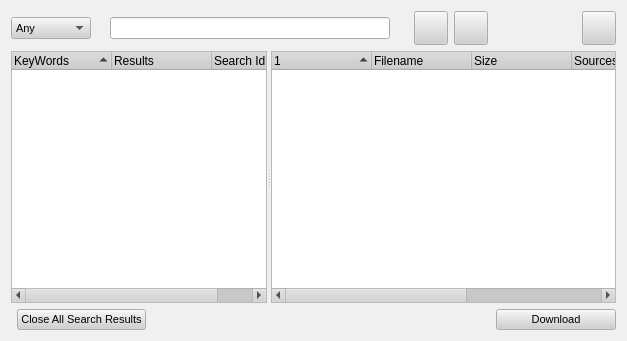
<?xml version="1.0" encoding="UTF-8"?>
<ui version="4.0">
 <class>SearchDialog</class>
 <widget class="QWidget" name="SearchDialog">
  <property name="geometry">
   <rect>
    <x>0</x>
    <y>0</y>
    <width>627</width>
    <height>341</height>
   </rect>
  </property>
  <property name="sizePolicy">
   <sizepolicy hsizetype="Minimum" vsizetype="Minimum">
    <horstretch>1</horstretch>
    <verstretch>1</verstretch>
   </sizepolicy>
  </property>
  <property name="palette">
   <palette>
    <active>
     <colorrole role="WindowText">
      <brush brushstyle="SolidPattern">
       <color alpha="255">
        <red>0</red>
        <green>0</green>
        <blue>0</blue>
       </color>
      </brush>
     </colorrole>
     <colorrole role="Button">
      <brush brushstyle="SolidPattern">
       <color alpha="255">
        <red>208</red>
        <green>208</green>
        <blue>208</blue>
       </color>
      </brush>
     </colorrole>
     <colorrole role="Light">
      <brush brushstyle="SolidPattern">
       <color alpha="255">
        <red>255</red>
        <green>255</green>
        <blue>255</blue>
       </color>
      </brush>
     </colorrole>
     <colorrole role="Midlight">
      <brush brushstyle="SolidPattern">
       <color alpha="255">
        <red>247</red>
        <green>247</green>
        <blue>247</blue>
       </color>
      </brush>
     </colorrole>
     <colorrole role="Dark">
      <brush brushstyle="SolidPattern">
       <color alpha="255">
        <red>104</red>
        <green>104</green>
        <blue>104</blue>
       </color>
      </brush>
     </colorrole>
     <colorrole role="Mid">
      <brush brushstyle="SolidPattern">
       <color alpha="255">
        <red>139</red>
        <green>139</green>
        <blue>139</blue>
       </color>
      </brush>
     </colorrole>
     <colorrole role="Text">
      <brush brushstyle="SolidPattern">
       <color alpha="255">
        <red>0</red>
        <green>0</green>
        <blue>0</blue>
       </color>
      </brush>
     </colorrole>
     <colorrole role="BrightText">
      <brush brushstyle="SolidPattern">
       <color alpha="255">
        <red>255</red>
        <green>255</green>
        <blue>255</blue>
       </color>
      </brush>
     </colorrole>
     <colorrole role="ButtonText">
      <brush brushstyle="SolidPattern">
       <color alpha="255">
        <red>0</red>
        <green>0</green>
        <blue>0</blue>
       </color>
      </brush>
     </colorrole>
     <colorrole role="Base">
      <brush brushstyle="SolidPattern">
       <color alpha="255">
        <red>255</red>
        <green>255</green>
        <blue>255</blue>
       </color>
      </brush>
     </colorrole>
     <colorrole role="Window">
      <brush brushstyle="SolidPattern">
       <color alpha="255">
        <red>240</red>
        <green>240</green>
        <blue>240</blue>
       </color>
      </brush>
     </colorrole>
     <colorrole role="Shadow">
      <brush brushstyle="SolidPattern">
       <color alpha="255">
        <red>0</red>
        <green>0</green>
        <blue>0</blue>
       </color>
      </brush>
     </colorrole>
     <colorrole role="Highlight">
      <brush brushstyle="SolidPattern">
       <color alpha="255">
        <red>0</red>
        <green>0</green>
        <blue>128</blue>
       </color>
      </brush>
     </colorrole>
     <colorrole role="HighlightedText">
      <brush brushstyle="SolidPattern">
       <color alpha="255">
        <red>255</red>
        <green>255</green>
        <blue>255</blue>
       </color>
      </brush>
     </colorrole>
     <colorrole role="Link">
      <brush brushstyle="SolidPattern">
       <color alpha="255">
        <red>0</red>
        <green>0</green>
        <blue>255</blue>
       </color>
      </brush>
     </colorrole>
     <colorrole role="LinkVisited">
      <brush brushstyle="SolidPattern">
       <color alpha="255">
        <red>255</red>
        <green>0</green>
        <blue>255</blue>
       </color>
      </brush>
     </colorrole>
     <colorrole role="AlternateBase">
      <brush brushstyle="SolidPattern">
       <color alpha="255">
        <red>231</red>
        <green>231</green>
        <blue>231</blue>
       </color>
      </brush>
     </colorrole>
    </active>
    <inactive>
     <colorrole role="WindowText">
      <brush brushstyle="SolidPattern">
       <color alpha="255">
        <red>0</red>
        <green>0</green>
        <blue>0</blue>
       </color>
      </brush>
     </colorrole>
     <colorrole role="Button">
      <brush brushstyle="SolidPattern">
       <color alpha="255">
        <red>208</red>
        <green>208</green>
        <blue>208</blue>
       </color>
      </brush>
     </colorrole>
     <colorrole role="Light">
      <brush brushstyle="SolidPattern">
       <color alpha="255">
        <red>255</red>
        <green>255</green>
        <blue>255</blue>
       </color>
      </brush>
     </colorrole>
     <colorrole role="Midlight">
      <brush brushstyle="SolidPattern">
       <color alpha="255">
        <red>247</red>
        <green>247</green>
        <blue>247</blue>
       </color>
      </brush>
     </colorrole>
     <colorrole role="Dark">
      <brush brushstyle="SolidPattern">
       <color alpha="255">
        <red>104</red>
        <green>104</green>
        <blue>104</blue>
       </color>
      </brush>
     </colorrole>
     <colorrole role="Mid">
      <brush brushstyle="SolidPattern">
       <color alpha="255">
        <red>139</red>
        <green>139</green>
        <blue>139</blue>
       </color>
      </brush>
     </colorrole>
     <colorrole role="Text">
      <brush brushstyle="SolidPattern">
       <color alpha="255">
        <red>0</red>
        <green>0</green>
        <blue>0</blue>
       </color>
      </brush>
     </colorrole>
     <colorrole role="BrightText">
      <brush brushstyle="SolidPattern">
       <color alpha="255">
        <red>255</red>
        <green>255</green>
        <blue>255</blue>
       </color>
      </brush>
     </colorrole>
     <colorrole role="ButtonText">
      <brush brushstyle="SolidPattern">
       <color alpha="255">
        <red>0</red>
        <green>0</green>
        <blue>0</blue>
       </color>
      </brush>
     </colorrole>
     <colorrole role="Base">
      <brush brushstyle="SolidPattern">
       <color alpha="255">
        <red>255</red>
        <green>255</green>
        <blue>255</blue>
       </color>
      </brush>
     </colorrole>
     <colorrole role="Window">
      <brush brushstyle="SolidPattern">
       <color alpha="255">
        <red>240</red>
        <green>240</green>
        <blue>240</blue>
       </color>
      </brush>
     </colorrole>
     <colorrole role="Shadow">
      <brush brushstyle="SolidPattern">
       <color alpha="255">
        <red>0</red>
        <green>0</green>
        <blue>0</blue>
       </color>
      </brush>
     </colorrole>
     <colorrole role="Highlight">
      <brush brushstyle="SolidPattern">
       <color alpha="255">
        <red>192</red>
        <green>192</green>
        <blue>192</blue>
       </color>
      </brush>
     </colorrole>
     <colorrole role="HighlightedText">
      <brush brushstyle="SolidPattern">
       <color alpha="255">
        <red>0</red>
        <green>0</green>
        <blue>0</blue>
       </color>
      </brush>
     </colorrole>
     <colorrole role="Link">
      <brush brushstyle="SolidPattern">
       <color alpha="255">
        <red>0</red>
        <green>0</green>
        <blue>255</blue>
       </color>
      </brush>
     </colorrole>
     <colorrole role="LinkVisited">
      <brush brushstyle="SolidPattern">
       <color alpha="255">
        <red>255</red>
        <green>0</green>
        <blue>255</blue>
       </color>
      </brush>
     </colorrole>
     <colorrole role="AlternateBase">
      <brush brushstyle="SolidPattern">
       <color alpha="255">
        <red>231</red>
        <green>231</green>
        <blue>231</blue>
       </color>
      </brush>
     </colorrole>
    </inactive>
    <disabled>
     <colorrole role="WindowText">
      <brush brushstyle="SolidPattern">
       <color alpha="255">
        <red>104</red>
        <green>104</green>
        <blue>104</blue>
       </color>
      </brush>
     </colorrole>
     <colorrole role="Button">
      <brush brushstyle="SolidPattern">
       <color alpha="255">
        <red>208</red>
        <green>208</green>
        <blue>208</blue>
       </color>
      </brush>
     </colorrole>
     <colorrole role="Light">
      <brush brushstyle="SolidPattern">
       <color alpha="255">
        <red>255</red>
        <green>255</green>
        <blue>255</blue>
       </color>
      </brush>
     </colorrole>
     <colorrole role="Midlight">
      <brush brushstyle="SolidPattern">
       <color alpha="255">
        <red>247</red>
        <green>247</green>
        <blue>247</blue>
       </color>
      </brush>
     </colorrole>
     <colorrole role="Dark">
      <brush brushstyle="SolidPattern">
       <color alpha="255">
        <red>104</red>
        <green>104</green>
        <blue>104</blue>
       </color>
      </brush>
     </colorrole>
     <colorrole role="Mid">
      <brush brushstyle="SolidPattern">
       <color alpha="255">
        <red>139</red>
        <green>139</green>
        <blue>139</blue>
       </color>
      </brush>
     </colorrole>
     <colorrole role="Text">
      <brush brushstyle="SolidPattern">
       <color alpha="255">
        <red>104</red>
        <green>104</green>
        <blue>104</blue>
       </color>
      </brush>
     </colorrole>
     <colorrole role="BrightText">
      <brush brushstyle="SolidPattern">
       <color alpha="255">
        <red>255</red>
        <green>255</green>
        <blue>255</blue>
       </color>
      </brush>
     </colorrole>
     <colorrole role="ButtonText">
      <brush brushstyle="SolidPattern">
       <color alpha="255">
        <red>104</red>
        <green>104</green>
        <blue>104</blue>
       </color>
      </brush>
     </colorrole>
     <colorrole role="Base">
      <brush brushstyle="SolidPattern">
       <color alpha="255">
        <red>240</red>
        <green>240</green>
        <blue>240</blue>
       </color>
      </brush>
     </colorrole>
     <colorrole role="Window">
      <brush brushstyle="SolidPattern">
       <color alpha="255">
        <red>240</red>
        <green>240</green>
        <blue>240</blue>
       </color>
      </brush>
     </colorrole>
     <colorrole role="Shadow">
      <brush brushstyle="SolidPattern">
       <color alpha="255">
        <red>0</red>
        <green>0</green>
        <blue>0</blue>
       </color>
      </brush>
     </colorrole>
     <colorrole role="Highlight">
      <brush brushstyle="SolidPattern">
       <color alpha="255">
        <red>0</red>
        <green>0</green>
        <blue>128</blue>
       </color>
      </brush>
     </colorrole>
     <colorrole role="HighlightedText">
      <brush brushstyle="SolidPattern">
       <color alpha="255">
        <red>255</red>
        <green>255</green>
        <blue>255</blue>
       </color>
      </brush>
     </colorrole>
     <colorrole role="Link">
      <brush brushstyle="SolidPattern">
       <color alpha="255">
        <red>0</red>
        <green>0</green>
        <blue>255</blue>
       </color>
      </brush>
     </colorrole>
     <colorrole role="LinkVisited">
      <brush brushstyle="SolidPattern">
       <color alpha="255">
        <red>255</red>
        <green>0</green>
        <blue>255</blue>
       </color>
      </brush>
     </colorrole>
     <colorrole role="AlternateBase">
      <brush brushstyle="SolidPattern">
       <color alpha="255">
        <red>231</red>
        <green>231</green>
        <blue>231</blue>
       </color>
      </brush>
     </colorrole>
    </disabled>
   </palette>
  </property>
  <property name="font">
   <font>
    <family>Arial</family>
    <pointsize>8</pointsize>
    <weight>50</weight>
    <italic>false</italic>
    <bold>false</bold>
    <underline>false</underline>
    <strikeout>false</strikeout>
   </font>
  </property>
  <property name="contextMenuPolicy">
   <enum>Qt::NoContextMenu</enum>
  </property>
  <layout class="QGridLayout" name="gridLayout_2">
   <item row="0" column="0" colspan="4">
    <layout class="QGridLayout" name="gridLayout">
     <item row="0" column="0">
      <widget class="QComboBox" name="FileTypeComboBox">
       <item>
        <property name="text">
         <string>Any</string>
        </property>
        <property name="icon">
         <iconset resource="images.qrc">
          <normaloff>:/images/FileTypeAny.png</normaloff>:/images/FileTypeAny.png</iconset>
        </property>
       </item>
       <item>
        <property name="text">
         <string>Archive</string>
        </property>
        <property name="icon">
         <iconset resource="images.qrc">
          <normaloff>:/images/FileTypeArchive.png</normaloff>:/images/FileTypeArchive.png</iconset>
        </property>
       </item>
       <item>
        <property name="text">
         <string>Audio</string>
        </property>
        <property name="icon">
         <iconset resource="images.qrc">
          <normaloff>:/images/FileTypeAudio.png</normaloff>:/images/FileTypeAudio.png</iconset>
        </property>
       </item>
       <item>
        <property name="text">
         <string>CD-Image</string>
        </property>
        <property name="icon">
         <iconset resource="images.qrc">
          <normaloff>:/images/FileTypeCDImage.png</normaloff>:/images/FileTypeCDImage.png</iconset>
        </property>
       </item>
       <item>
        <property name="text">
         <string>Document</string>
        </property>
        <property name="icon">
         <iconset resource="images.qrc">
          <normaloff>:/images/FileTypeDocument.png</normaloff>:/images/FileTypeDocument.png</iconset>
        </property>
       </item>
       <item>
        <property name="text">
         <string>Picture</string>
        </property>
        <property name="icon">
         <iconset resource="images.qrc">
          <normaloff>:/images/FileTypePicture.png</normaloff>:/images/FileTypePicture.png</iconset>
        </property>
       </item>
       <item>
        <property name="text">
         <string>Program</string>
        </property>
        <property name="icon">
         <iconset resource="images.qrc">
          <normaloff>:/images/FileTypeProgram.png</normaloff>:/images/FileTypeProgram.png</iconset>
        </property>
       </item>
       <item>
        <property name="text">
         <string>Video</string>
        </property>
        <property name="icon">
         <iconset resource="images.qrc">
          <normaloff>:/images/FileTypeVideo.png</normaloff>:/images/FileTypeVideo.png</iconset>
        </property>
       </item>
      </widget>
     </item>
     <item row="0" column="1">
      <spacer>
       <property name="orientation">
        <enum>Qt::Horizontal</enum>
       </property>
       <property name="sizeType">
        <enum>QSizePolicy::Fixed</enum>
       </property>
       <property name="sizeHint" stdset="0">
        <size>
         <width>13</width>
         <height>20</height>
        </size>
       </property>
      </spacer>
     </item>
     <item row="0" column="2">
      <widget class="QLineEdit" name="lineEdit">
       <property name="sizePolicy">
        <sizepolicy hsizetype="Expanding" vsizetype="Fixed">
         <horstretch>3</horstretch>
         <verstretch>0</verstretch>
        </sizepolicy>
       </property>
       <property name="maximumSize">
        <size>
         <width>558</width>
         <height>16777215</height>
        </size>
       </property>
       <property name="toolTip">
        <string>&lt;!DOCTYPE HTML PUBLIC &quot;-//W3C//DTD HTML 4.0//EN&quot; &quot;http://www.w3.org/TR/REC-html40/strict.dtd&quot;&gt;
&lt;html&gt;&lt;head&gt;&lt;meta name=&quot;qrichtext&quot; content=&quot;1&quot; /&gt;&lt;style type=&quot;text/css&quot;&gt;
p, li { white-space: pre-wrap; }
&lt;/style&gt;&lt;/head&gt;&lt;body style=&quot; font-family:'Arial'; font-size:8pt; font-weight:400; font-style:normal;&quot;&gt;
&lt;p style=&quot; margin-top:0px; margin-bottom:0px; margin-left:0px; margin-right:0px; -qt-block-indent:0; text-indent:0px;&quot;&gt;Enter a Keyword here&lt;/p&gt;&lt;/body&gt;&lt;/html&gt;</string>
       </property>
      </widget>
     </item>
     <item row="0" column="3">
      <spacer>
       <property name="orientation">
        <enum>Qt::Horizontal</enum>
       </property>
       <property name="sizeType">
        <enum>QSizePolicy::Fixed</enum>
       </property>
       <property name="sizeHint" stdset="0">
        <size>
         <width>18</width>
         <height>32</height>
        </size>
       </property>
      </spacer>
     </item>
     <item row="0" column="4">
      <widget class="QPushButton" name="pushButtonsearch">
       <property name="minimumSize">
        <size>
         <width>34</width>
         <height>34</height>
        </size>
       </property>
       <property name="maximumSize">
        <size>
         <width>34</width>
         <height>34</height>
        </size>
       </property>
       <property name="toolTip">
        <string>Perform simple search</string>
       </property>
       <property name="text">
        <string/>
       </property>
       <property name="icon">
        <iconset resource="images.qrc">
         <normaloff>:/images/find.png</normaloff>:/images/find.png</iconset>
       </property>
       <property name="iconSize">
        <size>
         <width>24</width>
         <height>24</height>
        </size>
       </property>
      </widget>
     </item>
     <item row="0" column="5">
      <widget class="QPushButton" name="resetButton">
       <property name="sizePolicy">
        <sizepolicy hsizetype="Fixed" vsizetype="Fixed">
         <horstretch>0</horstretch>
         <verstretch>0</verstretch>
        </sizepolicy>
       </property>
       <property name="minimumSize">
        <size>
         <width>34</width>
         <height>34</height>
        </size>
       </property>
       <property name="maximumSize">
        <size>
         <width>34</width>
         <height>34</height>
        </size>
       </property>
       <property name="toolTip">
        <string>&lt;html&gt;&lt;head&gt;&lt;meta name=&quot;qrichtext&quot; content=&quot;1&quot; /&gt;&lt;style type=&quot;text/css&quot;&gt;
p, li { white-space: pre-wrap; }
&lt;/style&gt;&lt;/head&gt;&lt;body style=&quot; font-family:'Arial'; font-size:8pt; font-weight:400; font-style:normal;&quot;&gt;
&lt;p style=&quot; margin-top:0px; margin-bottom:0px; margin-left:0px; margin-right:0px; -qt-block-indent:0; text-indent:0px;&quot;&gt;Reset Search Keyword and File Type&lt;/p&gt;&lt;/body&gt;&lt;/html&gt;</string>
       </property>
       <property name="text">
        <string/>
       </property>
       <property name="icon">
        <iconset resource="images.qrc">
         <normaloff>:/images/reset.png</normaloff>:/images/reset.png</iconset>
       </property>
       <property name="iconSize">
        <size>
         <width>24</width>
         <height>24</height>
        </size>
       </property>
      </widget>
     </item>
     <item row="0" column="7">
      <spacer>
       <property name="orientation">
        <enum>Qt::Horizontal</enum>
       </property>
       <property name="sizeHint" stdset="0">
        <size>
         <width>88</width>
         <height>20</height>
        </size>
       </property>
      </spacer>
     </item>
     <item row="0" column="8">
      <widget class="QPushButton" name="toggleAdvancedSearchBtn">
       <property name="sizePolicy">
        <sizepolicy hsizetype="Fixed" vsizetype="Fixed">
         <horstretch>0</horstretch>
         <verstretch>0</verstretch>
        </sizepolicy>
       </property>
       <property name="minimumSize">
        <size>
         <width>34</width>
         <height>34</height>
        </size>
       </property>
       <property name="maximumSize">
        <size>
         <width>34</width>
         <height>34</height>
        </size>
       </property>
       <property name="toolTip">
        <string>Toggle advanced searching on and off.</string>
       </property>
       <property name="text">
        <string/>
       </property>
       <property name="icon">
        <iconset resource="images.qrc">
         <normaloff>:/images/advsearch_24x24.png</normaloff>:/images/advsearch_24x24.png</iconset>
       </property>
       <property name="iconSize">
        <size>
         <width>24</width>
         <height>24</height>
        </size>
       </property>
       <property name="checkable">
        <bool>true</bool>
       </property>
      </widget>
     </item>
    </layout>
   </item>
   <item row="1" column="0" colspan="4">
    <widget class="QSplitter" name="splitter">
     <property name="orientation">
      <enum>Qt::Horizontal</enum>
     </property>
     <widget class="QTreeWidget" name="searchSummaryWidget">
      <property name="sizePolicy">
       <sizepolicy hsizetype="Minimum" vsizetype="Minimum">
        <horstretch>0</horstretch>
        <verstretch>1</verstretch>
       </sizepolicy>
      </property>
      <property name="sizeIncrement">
       <size>
        <width>0</width>
        <height>0</height>
       </size>
      </property>
      <property name="baseSize">
       <size>
        <width>0</width>
        <height>0</height>
       </size>
      </property>
      <property name="font">
       <font>
        <pointsize>9</pointsize>
       </font>
      </property>
      <property name="mouseTracking">
       <bool>true</bool>
      </property>
      <property name="contextMenuPolicy">
       <enum>Qt::CustomContextMenu</enum>
      </property>
      <property name="sortingEnabled">
       <bool>true</bool>
      </property>
      <column>
       <property name="text">
        <string>KeyWords</string>
       </property>
      </column>
      <column>
       <property name="text">
        <string>Results</string>
       </property>
      </column>
      <column>
       <property name="text">
        <string>Search Id</string>
       </property>
      </column>
     </widget>
     <widget class="SearchTreeWidget" name="searchResultWidget">
      <property name="sizePolicy">
       <sizepolicy hsizetype="Expanding" vsizetype="Expanding">
        <horstretch>1</horstretch>
        <verstretch>0</verstretch>
       </sizepolicy>
      </property>
      <property name="font">
       <font>
        <pointsize>9</pointsize>
       </font>
      </property>
      <property name="contextMenuPolicy">
       <enum>Qt::CustomContextMenu</enum>
      </property>
      <property name="dragEnabled">
       <bool>true</bool>
      </property>
      <property name="dragDropMode">
       <enum>QAbstractItemView::DragOnly</enum>
      </property>
      <property name="sortingEnabled">
       <bool>true</bool>
      </property>
      <column>
       <property name="text">
        <string/>
       </property>
      </column>
      <column>
       <property name="text">
        <string>Filename</string>
       </property>
      </column>
      <column>
       <property name="text">
        <string>Size</string>
       </property>
      </column>
      <column>
       <property name="text">
        <string>Sources</string>
       </property>
      </column>
      <column>
       <property name="text">
        <string>Type</string>
       </property>
      </column>
      <column>
       <property name="text">
        <string>Hash</string>
       </property>
      </column>
     </widget>
    </widget>
   </item>
   <item row="2" column="2">
    <spacer>
     <property name="orientation">
      <enum>Qt::Horizontal</enum>
     </property>
     <property name="sizeHint" stdset="0">
      <size>
       <width>351</width>
       <height>20</height>
      </size>
     </property>
    </spacer>
   </item>
   <item row="2" column="1">
    <widget class="QPushButton" name="cloaseallsearchresultsButton">
     <property name="toolTip">
      <string>&lt;!DOCTYPE HTML PUBLIC &quot;-//W3C//DTD HTML 4.0//EN&quot; &quot;http://www.w3.org/TR/REC-html40/strict.dtd&quot;&gt;
&lt;html&gt;&lt;head&gt;&lt;meta name=&quot;qrichtext&quot; content=&quot;1&quot; /&gt;&lt;style type=&quot;text/css&quot;&gt;
p, li { white-space: pre-wrap; }
&lt;/style&gt;&lt;/head&gt;&lt;body style=&quot; font-family:'Arial'; font-size:8pt; font-weight:400; font-style:normal;&quot;&gt;
&lt;p style=&quot; margin-top:0px; margin-bottom:0px; margin-left:0px; margin-right:0px; -qt-block-indent:0; text-indent:0px;&quot;&gt;&lt;span style=&quot; font-size:9pt;&quot;&gt;Close all Search Resullts&lt;/span&gt;&lt;/p&gt;&lt;/body&gt;&lt;/html&gt;</string>
     </property>
     <property name="text">
      <string>Close All Search Results</string>
     </property>
    </widget>
   </item>
   <item row="2" column="3">
    <widget class="QPushButton" name="pushButtonDownload">
     <property name="minimumSize">
      <size>
       <width>120</width>
       <height>0</height>
      </size>
     </property>
     <property name="toolTip">
      <string>&lt;!DOCTYPE HTML PUBLIC &quot;-//W3C//DTD HTML 4.0//EN&quot; &quot;http://www.w3.org/TR/REC-html40/strict.dtd&quot;&gt;
&lt;html&gt;&lt;head&gt;&lt;meta name=&quot;qrichtext&quot; content=&quot;1&quot; /&gt;&lt;style type=&quot;text/css&quot;&gt;
p, li { white-space: pre-wrap; }
&lt;/style&gt;&lt;/head&gt;&lt;body style=&quot; font-family:'Arial'; font-size:8pt; font-weight:400; font-style:normal;&quot;&gt;
&lt;p style=&quot; margin-top:0px; margin-bottom:0px; margin-left:0px; margin-right:0px; -qt-block-indent:0; text-indent:0px;&quot;&gt;&lt;span style=&quot; font-size:9pt;&quot;&gt;Download Selected&lt;/span&gt;&lt;/p&gt;&lt;/body&gt;&lt;/html&gt;</string>
     </property>
     <property name="text">
      <string>Download</string>
     </property>
     <property name="icon">
      <iconset resource="images.qrc">
       <normaloff>:/images/download16.png</normaloff>:/images/download16.png</iconset>
     </property>
    </widget>
   </item>
  </layout>
 </widget>
 <customwidgets>
  <customwidget>
   <class>SearchTreeWidget</class>
   <extends>QTreeWidget</extends>
   <header>gui/SearchTreeWidget.h</header>
  </customwidget>
 </customwidgets>
 <resources>
  <include location="images.qrc"/>
 </resources>
 <connections/>
</ui>
